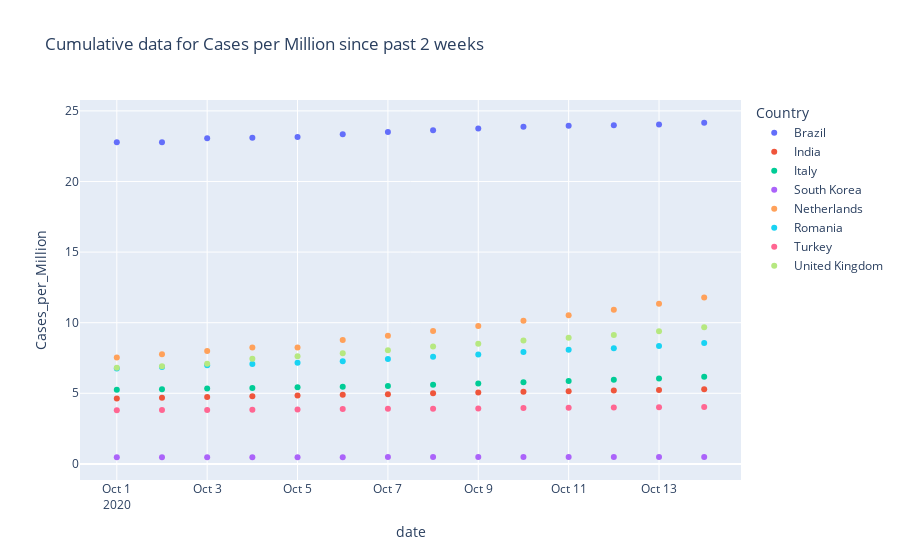

The cell this chart's notebook holds for it:
### Markdown cell above
In this plot , the size of the bubble represents the Population per Million. The bigger the bubble, the higher the Pop.per million
Based on the available data for the past 2 weeks ,its clear that India has the highest Pop. per million followed by Brazil , the no. of cases per million are not significantly increasing there when compared to the countries with lower Pop.per million such as the U.K and Netherlands.

### Code cell
fig = px.scatter(
    data_frame=covid_countries_dapt, 
    x="date", 
    y="Cases_per_Million", 
    color="Country",
    hover_name="Country",
    size_max=60,
    title = "Cumulative data for Cases per Million since past 2 weeks"
)
fig.show()
plt.savefig("Cumulative Cases per million2 - Past 2 weeks across the 8 countries")

### Figure 1 — Plotly figure (JSON) as saved in the notebook; plotly's stock layout.template omitted (floating-point values rounded to 4 significant figures)
{"data": [{"hovertemplate": "<b>%{hovertext}</b><br><br>Country=Brazil<br>date=%{x}<br>Cases_per_Million=%{y}<extra></extra>", "hovertext": ["Brazil", "Brazil", "Brazil", "Brazil", "Brazil", "Brazil", "Brazil", "Brazil", "Brazil", "Brazil", "Brazil", "Brazil", "Brazil", "Brazil"], "legendgroup": "Brazil", "marker": {"color": "#636efa", "symbol": "circle"}, "mode": "markers", "name": "Brazil", "orientation": "v", "showlegend": true, "type": "scatter", "x": ["2020-10-01T00:00:00", "2020-10-10T00:00:00", "2020-10-11T00:00:00", "2020-10-12T00:00:00", "2020-10-13T00:00:00", "2020-10-14T00:00:00", "2020-10-02T00:00:00", "2020-10-03T00:00:00", "2020-10-04T00:00:00", "2020-10-05T00:00:00", "2020-10-06T00:00:00", "2020-10-07T00:00:00", "2020-10-08T00:00:00", "2020-10-09T00:00:00"], "xaxis": "x", "y": [22.78, 23.88, 23.94, 23.98, 24.03, 24.16, 22.78, 23.06, 23.1, 23.15, 23.35, 23.5, 23.63, 23.76], "yaxis": "y"}, {"hovertemplate": "<b>%{hovertext}</b><br><br>Country=India<br>date=%{x}<br>Cases_per_Million=%{y}<extra></extra>", "hovertext": ["India", "India", "India", "India", "India", "India", "India", "India", "India", "India", "India", "India", "India", "India"], "legendgroup": "India", "marker": {"color": "#EF553B", "symbol": "circle"}, "mode": "markers", "name": "India", "orientation": "v", "showlegend": true, "type": "scatter", "x": ["2020-10-01T00:00:00", "2020-10-10T00:00:00", "2020-10-11T00:00:00", "2020-10-12T00:00:00", "2020-10-13T00:00:00", "2020-10-14T00:00:00", "2020-10-02T00:00:00", "2020-10-03T00:00:00", "2020-10-04T00:00:00", "2020-10-05T00:00:00", "2020-10-06T00:00:00", "2020-10-07T00:00:00", "2020-10-08T00:00:00", "2020-10-09T00:00:00"], "xaxis": "x", "y": [4.63, 5.1, 5.15, 5.19, 5.24, 5.29, 4.68, 4.74, 4.79, 4.84, 4.89, 4.94, 5, 5.05], "yaxis": "y"}, {"hovertemplate": "<b>%{hovertext}</b><br><br>Country=Italy<br>date=%{x}<br>Cases_per_Million=%{y}<extra></extra>", "hovertext": ["Italy", "Italy", "Italy", "Italy", "Italy", "Italy", "Italy", "Italy", "Italy", "Italy", "Italy", "Italy", "Italy", "Italy"], "legendgroup": "Italy", "marker": {"color": "#00cc96", "symbol": "circle"}, "mode": "markers", "name": "Italy", "orientation": "v", "showlegend": true, "type": "scatter", "x": ["2020-10-01T00:00:00", "2020-10-10T00:00:00", "2020-10-11T00:00:00", "2020-10-12T00:00:00", "2020-10-13T00:00:00", "2020-10-14T00:00:00", "2020-10-02T00:00:00", "2020-10-03T00:00:00", "2020-10-04T00:00:00", "2020-10-05T00:00:00", "2020-10-06T00:00:00", "2020-10-07T00:00:00", "2020-10-08T00:00:00", "2020-10-09T00:00:00"], "xaxis": "x", "y": [5.25, 5.78, 5.87, 5.95, 6.05, 6.17, 5.29, 5.34, 5.38, 5.42, 5.46, 5.52, 5.6, 5.69], "yaxis": "y"}, {"hovertemplate": "<b>%{hovertext}</b><br><br>Country=South Korea<br>date=%{x}<br>Cases_per_Million=%{y}<extra></extra>", "hovertext": ["South Korea", "South Korea", "South Korea", "South Korea", "South Korea", "South Korea", "South Korea", "South Korea", "South Korea", "South Korea", "South Korea", "South Korea", "South Korea", "South Korea"], "legendgroup": "South Korea", "marker": {"color": "#ab63fa", "symbol": "circle"}, "mode": "markers", "name": "South Korea", "orientation": "v", "showlegend": true, "type": "scatter", "x": ["2020-10-01T00:00:00", "2020-10-10T00:00:00", "2020-10-11T00:00:00", "2020-10-12T00:00:00", "2020-10-13T00:00:00", "2020-10-14T00:00:00", "2020-10-02T00:00:00", "2020-10-03T00:00:00", "2020-10-04T00:00:00", "2020-10-05T00:00:00", "2020-10-06T00:00:00", "2020-10-07T00:00:00", "2020-10-08T00:00:00", "2020-10-09T00:00:00"], "xaxis": "x", "y": [0.47, 0.48, 0.48, 0.48, 0.49, 0.49, 0.47, 0.47, 0.47, 0.47, 0.47, 0.48, 0.48, 0.48], "yaxis": "y"}, {"hovertemplate": "<b>%{hovertext}</b><br><br>Country=Netherlands<br>date=%{x}<br>Cases_per_Million=%{y}<extra></extra>", "hovertext": ["Netherlands", "Netherlands", "Netherlands", "Netherlands", "Netherlands", "Netherlands", "Netherlands", "Netherlands", "Netherlands", "Netherlands", "Netherlands", "Netherlands", "Netherlands", "Netherlands"], "legendgroup": "Netherlands", "marker": {"color": "#FFA15A", "symbol": "circle"}, "mode": "markers", "name": "Netherlands", "orientation": "v", "showlegend": true, "type": "scatter", "x": ["2020-10-01T00:00:00", "2020-10-10T00:00:00", "2020-10-11T00:00:00", "2020-10-12T00:00:00", "2020-10-13T00:00:00", "2020-10-14T00:00:00", "2020-10-02T00:00:00", "2020-10-03T00:00:00", "2020-10-04T00:00:00", "2020-10-05T00:00:00", "2020-10-06T00:00:00", "2020-10-07T00:00:00", "2020-10-08T00:00:00", "2020-10-09T00:00:00"], "xaxis": "x", "y": [7.54, 10.14, 10.52, 10.92, 11.35, 11.78, 7.77, 8, 8.24, 8.24, 8.77, 9.07, 9.41, 9.76], "yaxis": "y"}, {"hovertemplate": "<b>%{hovertext}</b><br><br>Country=Romania<br>date=%{x}<br>Cases_per_Million=%{y}<extra></extra>", "hovertext": ["Romania", "Romania", "Romania", "Romania", "Romania", "Romania", "Romania", "Romania", "Romania", "Romania", "Romania", "Romania", "Romania", "Romania"], "legendgroup": "Romania", "marker": {"color": "#19d3f3", "symbol": "circle"}, "mode": "markers", "name": "Romania", "orientation": "v", "showlegend": true, "type": "scatter", "x": ["2020-10-01T00:00:00", "2020-10-10T00:00:00", "2020-10-11T00:00:00", "2020-10-12T00:00:00", "2020-10-13T00:00:00", "2020-10-14T00:00:00", "2020-10-02T00:00:00", "2020-10-03T00:00:00", "2020-10-04T00:00:00", "2020-10-05T00:00:00", "2020-10-06T00:00:00", "2020-10-07T00:00:00", "2020-10-08T00:00:00", "2020-10-09T00:00:00"], "xaxis": "x", "y": [6.75, 7.93, 8.08, 8.19, 8.35, 8.56, 6.87, 6.98, 7.07, 7.16, 7.27, 7.42, 7.58, 7.75], "yaxis": "y"}, {"hovertemplate": "<b>%{hovertext}</b><br><br>Country=Turkey<br>date=%{x}<br>Cases_per_Million=%{y}<extra></extra>", "hovertext": ["Turkey", "Turkey", "Turkey", "Turkey", "Turkey", "Turkey", "Turkey", "Turkey", "Turkey", "Turkey", "Turkey", "Turkey", "Turkey", "Turkey"], "legendgroup": "Turkey", "marker": {"color": "#FF6692", "symbol": "circle"}, "mode": "markers", "name": "Turkey", "orientation": "v", "showlegend": true, "type": "scatter", "x": ["2020-10-01T00:00:00", "2020-10-10T00:00:00", "2020-10-11T00:00:00", "2020-10-12T00:00:00", "2020-10-13T00:00:00", "2020-10-14T00:00:00", "2020-10-02T00:00:00", "2020-10-03T00:00:00", "2020-10-04T00:00:00", "2020-10-05T00:00:00", "2020-10-06T00:00:00", "2020-10-07T00:00:00", "2020-10-08T00:00:00", "2020-10-09T00:00:00"], "xaxis": "x", "y": [3.79, 3.95, 3.97, 3.99, 4.01, 4.03, 3.81, 3.82, 3.84, 3.86, 3.88, 3.9, 3.91, 3.93], "yaxis": "y"}, {"hovertemplate": "<b>%{hovertext}</b><br><br>Country=United Kingdom<br>date=%{x}<br>Cases_per_Million=%{y}<extra></extra>", "hovertext": ["United Kingdom", "United Kingdom", "United Kingdom", "United Kingdom", "United Kingdom", "United Kingdom", "United Kingdom", "United Kingdom", "United Kingdom", "United Kingdom", "United Kingdom", "United Kingdom", "United Kingdom", "United Kingdom"], "legendgroup": "United Kingdom", "marker": {"color": "#B6E880", "symbol": "circle"}, "mode": "markers", "name": "United Kingdom", "orientation": "v", "showlegend": true, "type": "scatter", "x": ["2020-10-01T00:00:00", "2020-10-10T00:00:00", "2020-10-11T00:00:00", "2020-10-12T00:00:00", "2020-10-13T00:00:00", "2020-10-14T00:00:00", "2020-10-02T00:00:00", "2020-10-03T00:00:00", "2020-10-04T00:00:00", "2020-10-05T00:00:00", "2020-10-06T00:00:00", "2020-10-07T00:00:00", "2020-10-08T00:00:00", "2020-10-09T00:00:00"], "xaxis": "x", "y": [6.81, 8.74, 8.93, 9.13, 9.39, 9.68, 6.91, 7.1, 7.44, 7.63, 7.84, 8.05, 8.31, 8.51], "yaxis": "y"}], "layout": {"legend": {"title": {"text": "Country"}, "tracegroupgap": 0}, "title": {"text": "Cumulative data for Cases per Million since past 2 weeks"}, "xaxis": {"anchor": "y", "domain": [0, 1], "title": {"text": "date"}}, "yaxis": {"anchor": "x", "domain": [0, 1], "title": {"text": "Cases_per_Million"}}}}
